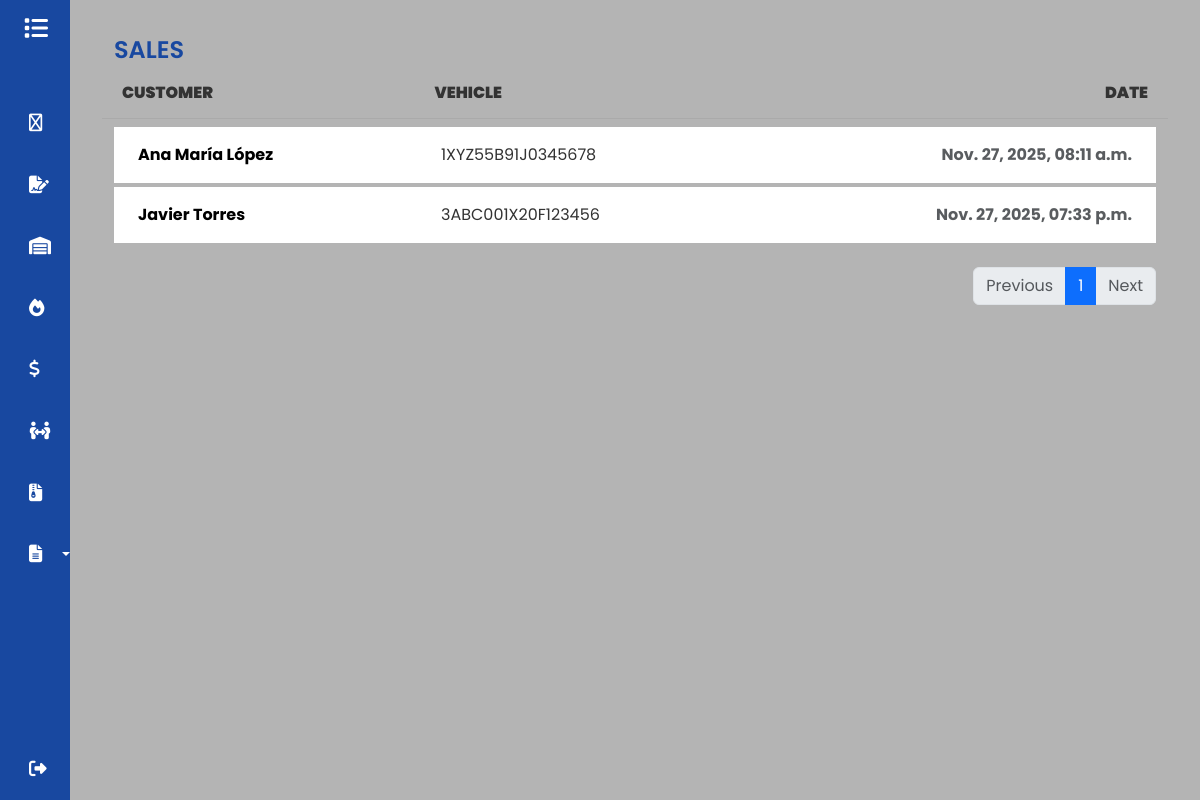
Page /sales (signed in) on the committed database.
### GDMFX/models.py (models this page shows, shortened)
class Sales(models.Model):
    lead = models.OneToOneField(Leads, on_delete=models.CASCADE)
    created_at = models.DateTimeField(auto_now_add=True)
    vehicle_sold = models.ForeignKey(Vehicles, on_delete=models.SET_NULL, null=True, blank=True)
    PHASE_CHOICES = [
        ('Test Drive', 'Test Drive'),
        ('In progress', 'In progress'),
        ('Closed', 'Closed'),
    ]
    phase = models.CharField(max_length=20, choices=PHASE_CHOICES, default='Test Drive')
    selling_date = models.DateField(null=True, blank=True)
    user = models.ForeignKey(User, on_delete=models.CASCADE)

class Leads(models.Model):
    name = models.CharField(max_length=150)
    interested = models.ForeignKey(Vehicles, on_delete=models.SET_NULL, null=True, blank=True)
    source = models.CharField(max_length=150)
    LEAD_STATUS_CHOICES = [
        ('Interested', 'Interested'),
        ('Contacted', 'Contacted'),
        ('Qualified', 'Qualified'),
    ]
    status = models.CharField(max_length=20, choices=LEAD_STATUS_CHOICES, default='Interested')
    user = models.ForeignKey(User, on_delete=models.SET_NULL, null=True, blank=True)
    contact_date = models.DateTimeField(null=True, blank=True)
    bullet = models.DecimalField(max_digits=12, decimal_places=2, null=True, blank=True)

class Vehicles(models.Model):
    vin = models.CharField(max_length=17, unique=True)
    brand = models.CharField(max_length=50)
    model = models.CharField(max_length=50)
    CONDITION_CHOICES = [
        ('Used', 'Used'),
        ('New', 'New'),
    ]
    condition = models.CharField(max_length=10, choices=CONDITION_CHOICES)
    km = models.IntegerField(default=0)
    color = models.CharField(max_length=50)
    price_adquisition = models.DecimalField(max_digits=12, decimal_places=2, null=True, blank=True)
    selling_price = models.DecimalField(max_digits=12, decimal_places=2, null=True, blank=True)
    integration_date = models.DateField(null=True, blank=True)
    STATUS_CHOICES = [
        ('Available', 'Available'),
        ('Sold', 'Sold'),
    ]
    status = models.CharField(max_length=10, choices=STATUS_CHOICES)
    user = models.ForeignKey(User, on_delete=models.CASCADE)

### GDMFX/views.py (the view)
# urls.py: path('sales', views.sales, name='sales'),
@login_required
def sales(request):
    sale = Sales.objects.filter(user=request.user)
    paginator = Paginator(sale, ITEMS_PER_PAGE)
    page_number = request.GET.get('page')
    page_obj = paginator.get_page(page_number)
    return render(request, 'sales.html',{'sales': page_obj} )

### GDMFX/templates/sales.html
{% extends 'base.html' %}
{% load static %}
{% block content %}
<div class="container mt-3">
    <h1 style="color: #1848a0;">SALES</h1>
    <div class="row mb-2 d-none d-md-flex" style="font-weight: 600; color: #333; border-bottom: 1px solid #aaa; padding-bottom: 5px;">
        <div class="col-12">
            <div class="d-flex align-items-center">
                <strong class="p-2" style="width: 30%;">CUSTOMER</strong>
                <strong class="p-2" style="width: 40%;">VEHICLE</strong>
                <strong class="ms-auto p-2 text-end" style="width: 30%;">DATE</strong>
            </div>
        </div>
    </div>
    {% for sale in sales.object_list %}
    <div class="row mt-1">
        <div class="col">
            <ul class="list-group">
                <a href="{% url 'show_sales' sale.id %}" style="text-decoration: none;">
                    <li class="list-group-item d-flex align-items-center list-group-item-action border-0">
                        <div class="p-2" style="width: 30%;">
                            <strong style="color: #000;">{{ sale.lead.name }}</strong>
                        </div>
                        <div class="p-2" style="width: 40%; color: #333;">
                            {% if sale.vehicle_sold %}
                                {{ sale.vehicle_sold.vin }}
                            {% else %}
                                <span class="text-muted">N/A</span>
                            {% endif %}
                        </div>
                        <div class="ms-auto p-2 text-end" style="width: 30%;">
                            <strong class="text-muted">{{ sale.created_at|date:"M. d, Y, h:i a" }}</strong>
                        </div>
                    </li>
                </a>
            </ul>
        </div>
    </div>
    {% empty %}
    <div class="alert alert-info mt-3" role="alert">
        No hay ventas registradas para este usuario.
    </div>
    {% endfor %}
    <nav aria-label="Page navigation" class="mt-4">
        <ul class="pagination justify-content-end">
            {% if sales.has_previous %}
                <li class="page-item">
                    <a class="page-link" href="?page={{ sales.previous_page_number }}">Previous</a>
                </li>
            {% else %}
                <li class="page-item disabled">
                    <a class="page-link" tabindex="-1" aria-disabled="true">Previous</a>
                </li>
            {% endif %}
            {% for i in sales.paginator.page_range %}
                {% if sales.number == i %}
                    <li class="page-item active" aria-current="page"><a class="page-link" href="#">{{ i }}</a></li>
                {% else %}
                    <li class="page-item"><a class="page-link" href="?page={{ i }}">{{ i }}</a></li>
                {% endif %}
            {% endfor %}
            {% if sales.has_next %}
                <li class="page-item">
                    <a class="page-link" href="?page={{ sales.next_page_number }}">Next</a>
                </li>
            {% else %}
                <li class="page-item disabled">
                    <a class="page-link" tabindex="-1" aria-disabled="true">Next</a>
                </li>
            {% endif %}
        </ul>
    </nav>
</div>
{% endblock %}

### static/css/base.css (style rules this page uses)
a { text-decoration: none; }
li { list-style: none; }
h1 { font-weight: 600; font-size: 1.5rem; }
html, body { height: 100%; margin: 0; padding: 0; }
body { background-color: #b4b4b4; font-family: 'Poppins', sans-serif; }

### rows in the picture
Sales: lead.name "Ana María López", vehicle_sold.vin "1XYZ55B91J0345678", created_at "Nov. 27, 2025, 08:11 a.m."
Sales: lead.name "Javier Torres", vehicle_sold.vin "3ABC001X20F123456", created_at "Nov. 27, 2025, 07:33 p.m."

### other values in the picture
{{ i }} "1"
